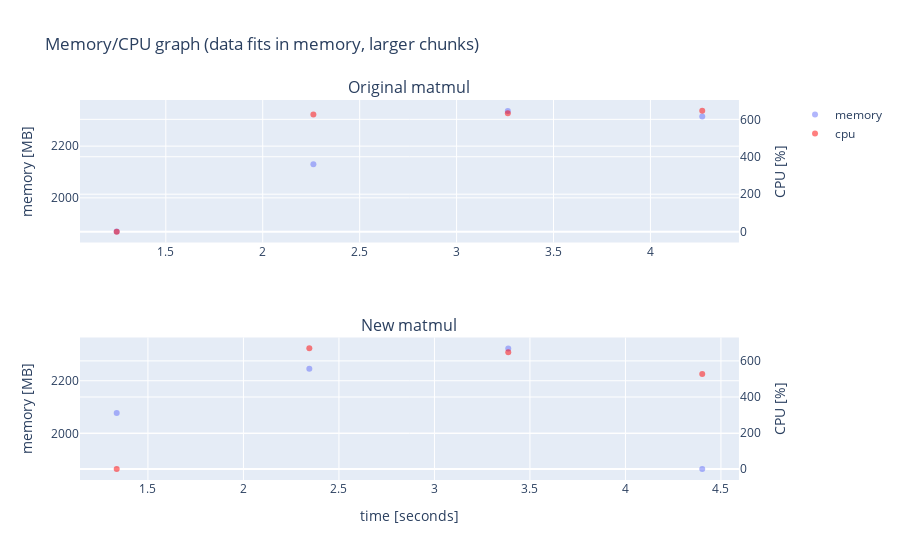

Notebook code cell kept with this figure:
### Code cell
graph_mem_and_cpu(perfl6_lc_org, perfl6_lc, "data fits in memory, larger chunks")

### Figure 1 — Plotly figure (JSON) as saved in the notebook; plotly's stock layout.template omitted (floating-point values rounded to 4 significant figures)
{"data": [{"hovertemplate": "time=%{x}<br>mem=%{y}<extra></extra>", "legendgroup": "", "marker": {"color": "#636efa", "opacity": 0.5, "symbol": "circle"}, "mode": "markers", "name": "memory", "orientation": "v", "showlegend": true, "type": "scatter", "x": [1.247, 2.261, 3.264, 4.267], "xaxis": "x", "y": [1869.0, 2130.0, 2336.0, 2315.0], "yaxis": "y"}, {"hovertemplate": "time=%{x}<br>cpu=%{y}<extra></extra>", "legendgroup": "", "marker": {"color": "red", "opacity": 0.5, "symbol": "circle"}, "mode": "markers", "name": "cpu", "orientation": "v", "showlegend": true, "type": "scatter", "x": [1.247, 2.261, 3.264, 4.267], "xaxis": "x", "y": [0, 625.9, 632.8, 645.3], "yaxis": "y2"}, {"hovertemplate": "time=%{x}<br>mem=%{y}<extra></extra>", "legendgroup": "", "marker": {"color": "#636efa", "opacity": 0.5, "symbol": "circle"}, "mode": "markers", "name": "", "orientation": "v", "showlegend": false, "type": "scatter", "x": [1.336, 2.345, 3.386, 4.402], "xaxis": "x2", "y": [2078.0, 2245.0, 2323.0, 1865.0], "yaxis": "y3"}, {"hovertemplate": "time=%{x}<br>cpu=%{y}<extra></extra>", "legendgroup": "", "marker": {"color": "red", "opacity": 0.5, "symbol": "circle"}, "mode": "markers", "name": "", "orientation": "v", "showlegend": false, "type": "scatter", "x": [1.336, 2.345, 3.386, 4.402], "xaxis": "x2", "y": [0, 669.4, 648.6, 528], "yaxis": "y4"}], "layout": {"annotations": [{"font": {"size": 16}, "showarrow": false, "text": "Original matmul", "x": 0.47, "xanchor": "center", "xref": "paper", "y": 1, "yanchor": "bottom", "yref": "paper"}, {"font": {"size": 16}, "showarrow": false, "text": "New matmul", "x": 0.47, "xanchor": "center", "xref": "paper", "y": 0.375, "yanchor": "bottom", "yref": "paper"}], "autosize": true, "title": {"text": "Memory/CPU graph (data fits in memory, larger chunks)"}, "xaxis": {"anchor": "y", "autorange": true, "domain": [0, 0.94], "range": [1.067, 4.447], "type": "linear"}, "xaxis2": {"anchor": "y3", "autorange": true, "domain": [0, 0.94], "range": [1.154, 4.584], "title": {"text": "time [seconds]"}, "type": "linear"}, "yaxis": {"anchor": "x", "autorange": true, "domain": [0.625, 1], "range": [1833.0, 2372.0], "title": {"text": "memory [MB]"}, "type": "linear"}, "yaxis2": {"anchor": "x", "autorange": true, "overlaying": "y", "range": [-49.93, 695.2], "side": "right", "title": {"text": "CPU [%]"}, "type": "linear"}, "yaxis3": {"anchor": "x2", "autorange": true, "domain": [0, 0.375], "range": [1830.0, 2358.0], "title": {"text": "memory [MB]"}, "type": "linear"}, "yaxis4": {"anchor": "x2", "autorange": true, "overlaying": "y3", "range": [-51.8, 721.2], "side": "right", "title": {"text": "CPU [%]"}, "type": "linear"}}}
